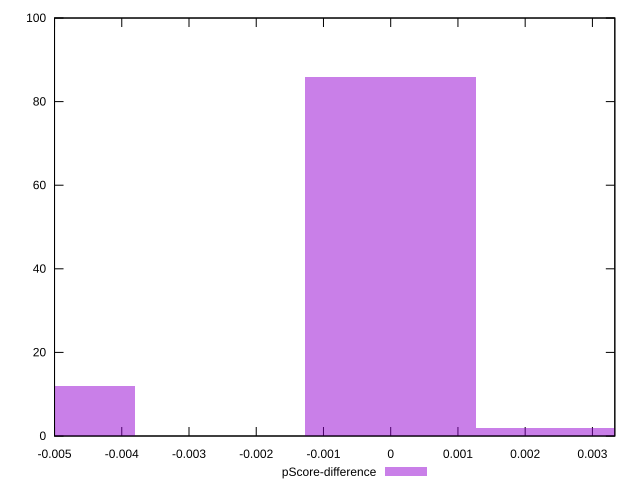

gnuplot code for this plot:
reset

$pScoreDifference <<EOF
0 86
-0.005079381460865378 12
0.002539690730432689 2
EOF

set key outside below
set boxwidth 0.002539690730432689
set xrange [-0.0050000000000000044:0.0033333333333332993]
set yrange [0:100]
set trange [0:100]
set style fill transparent solid 0.5 noborder
set terminal svg size 640, 490 enhanced background rgb 'white'
set output "reprap/unminified-javascript/samples/pages+cached+noexternal+nomedia/pScore-difference/histogram.svg"

plot $pScoreDifference title "pScore-difference" with boxes

reset
